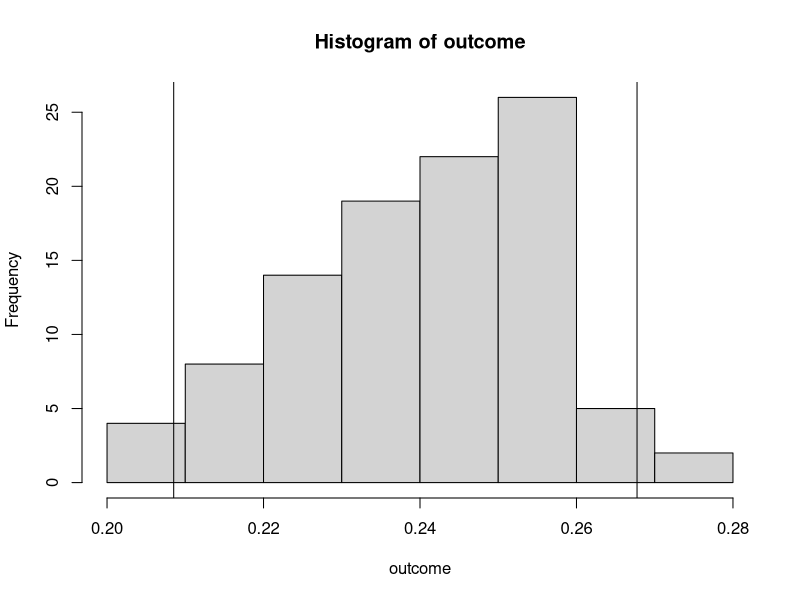
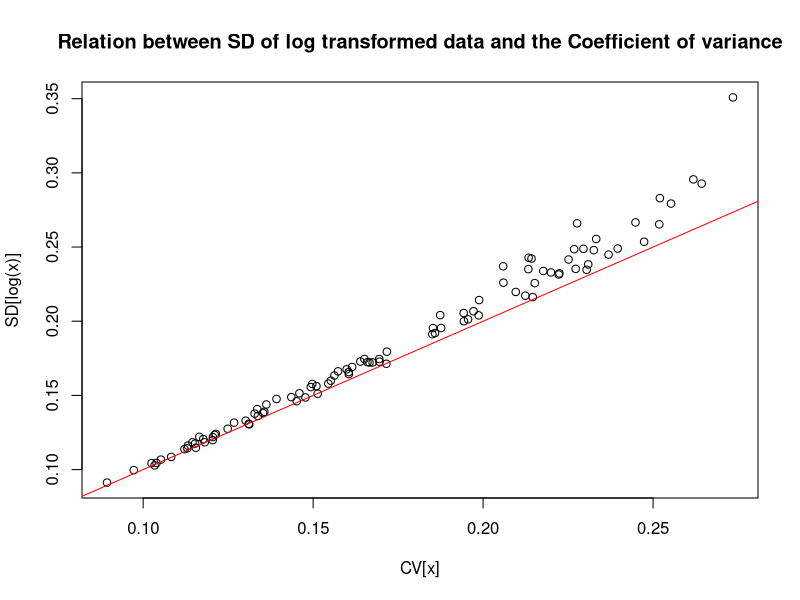

Here is the R script that generated these plots, in order:
## ---- chunk 1

# write function to calculate CV
CV <- function(input){
  result <- sqrt(var(input))/mean(input, na.rm = T)
  return(result)
}

# simulate random variable - I chose a normal distribution with a mean of 15 and a standard deviation of 4
randomVar <- rnorm(100, mean = 15, sd = 4)

# bootstrappting using for loop 
set.seed(123)
n <- 100 # set number of samples
outcome <- NULL # initialise vec
for(i in 1:n){
  data <- sample(randomVar, replace = T)
  outcome[i] <- CV(input = data)
}

# compute quantile
qu <- quantile(outcome, probs = c(0.025, 0.975))

# plot result
hist(outcome)
abline(v = qu[1])
abline(v = qu[2])

## ---- chunk 2

n <- 100 # set sample size
res <- matrix(NA, nrow = n, ncol = 2)
sdvalues <- runif(n, 2,5)

for(i in 1:n){
  vec <- rnorm(100, 20, sdvalues[i])
  res[i,1] <- sd(log(vec), na.rm = T)
  res[i,2] <- CV(input = vec) # use prev. built function to calc CV
}

# plot the result
plot(y = res[,1], x = res[,2], ylab = 'SD[log(x)]', xlab = 'CV[x]', 
     main = 'Relation between SD of log transformed data and the Coefficient of variance')
lines(x = seq(0.05, 0.3, by = 0.01), y = seq(0.05, 0.3, by = 0.01), col = 'red')

